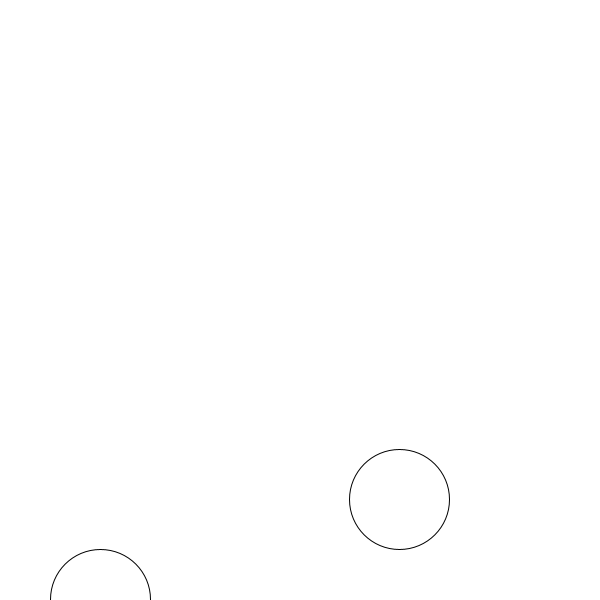
Frame 1 (no input)
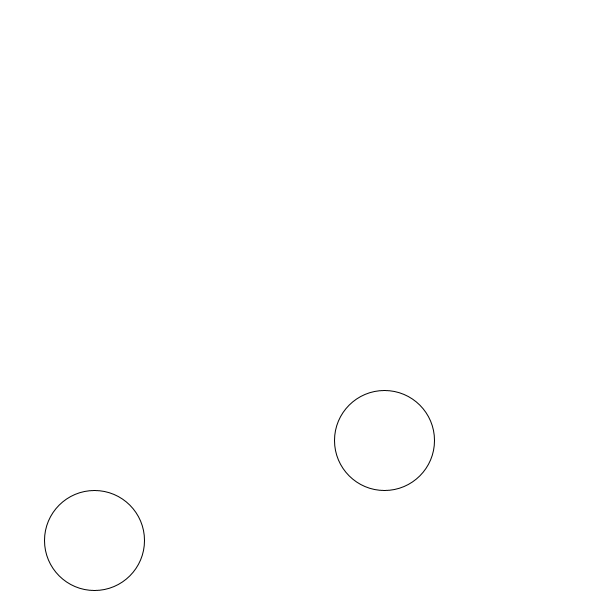
Frame 60 (the mouse pressed at the canvas centre just before this capture)
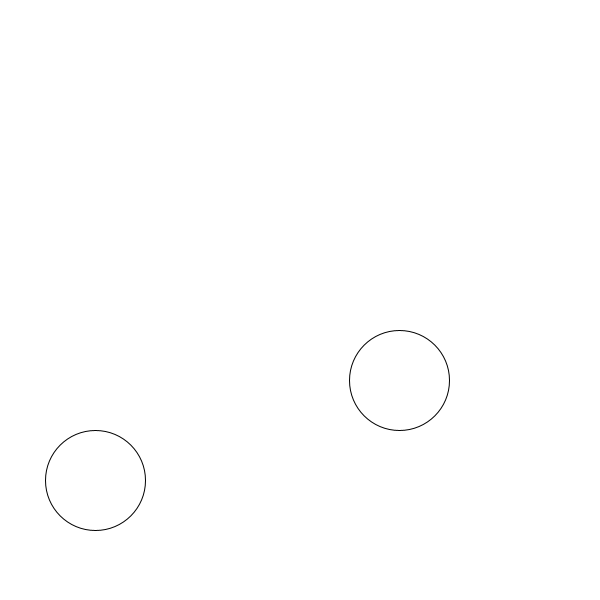
Frame 120 (the mouse held since frame 60 and released just before this capture)

The Processing sketch that drew these frames (run headless with seeded random() and noise(); from frame 60 on, the mouse is pressed at the canvas centre):

// Processing sketch: bubble_object_demo_2
// ── bubble_object_demo_2.pde


Bubble b1;
Bubble b2;

void setup() {
  size(600, 600);
  b1 = new Bubble(100,600);
  b2 = new Bubble(400,500);
}

void draw() {
  background(255);
  
  b1.ascend();
  b1.display();
  b2.ascend();
  b2.display();
}


// ── Bubble.pde
class Bubble {
  float x, y;

  Bubble(float x_, float y_) {
    x = x_;
    y = y_;
  }

  void ascend() {
    x = x + random(-2,2);
    y = y - 1;
  }

  void display() {
    ellipse(x, y, 100, 100);
  }
}
